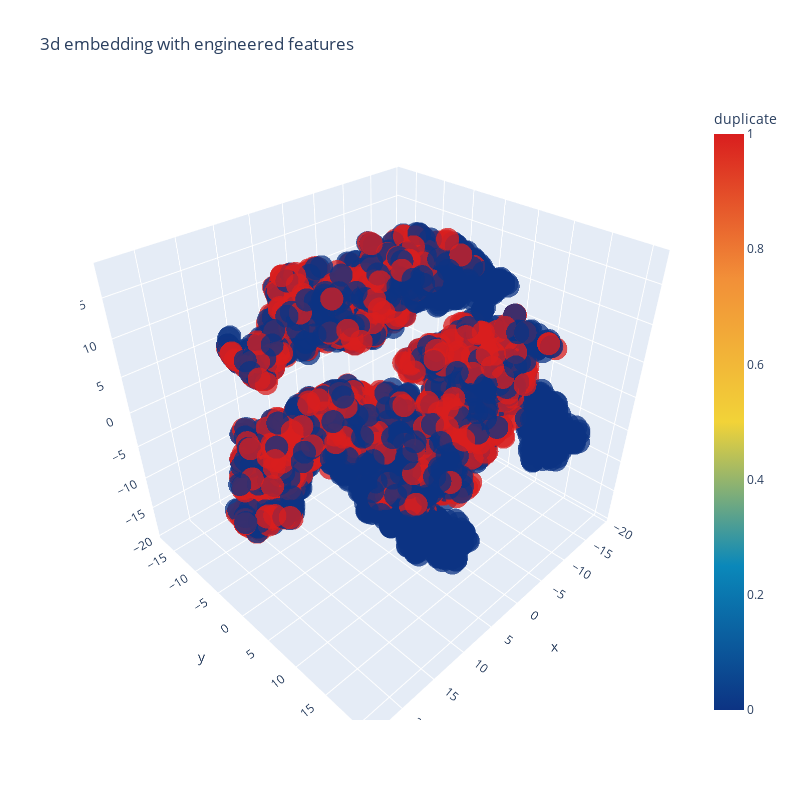

The cell this chart's notebook holds for it:
### Code cell
trace1 = go.Scatter3d(
    x=tsne3d[:,0],
    y=tsne3d[:,1],
    z=tsne3d[:,2],
    mode='markers',
    marker=dict(
        sizemode='diameter',
        color = y,
        colorscale = 'Portland',
        colorbar = dict(title = 'duplicate'),
        line=dict(color='rgb(255, 255, 255)'),
        opacity=0.75
    )
)

data=[trace1]
layout=dict(height=800, width=800, title='3d embedding with engineered features')
fig=dict(data=data, layout=layout)
py.iplot(fig, filename='3DBubble')

### Figure 1 — Plotly figure (JSON) as saved in the notebook; plotly's stock layout.template omitted (floating-point values rounded to 4 significant figures; data arrays with more than 128 entries replaced by an {"elided": "..."} marker saying what was removed)
{"data": [{"marker": {"color": {"elided": "5000 int values"}, "colorbar": {"title": {"text": "duplicate"}}, "colorscale": [[0, "rgb(12,51,131)"], [0.25, "rgb(10,136,186)"], [0.5, "rgb(242,211,56)"], [0.75, "rgb(242,143,56)"], [1, "rgb(217,30,30)"]], "line": {"color": "rgb(255, 255, 255)"}, "opacity": 0.75, "sizemode": "diameter"}, "mode": "markers", "type": "scatter3d", "x": {"elided": "5000 float values"}, "y": {"elided": "5000 float values"}, "z": {"elided": "5000 float values"}}], "layout": {"height": 800, "title": {"text": "3d embedding with engineered features"}, "width": 800}}
